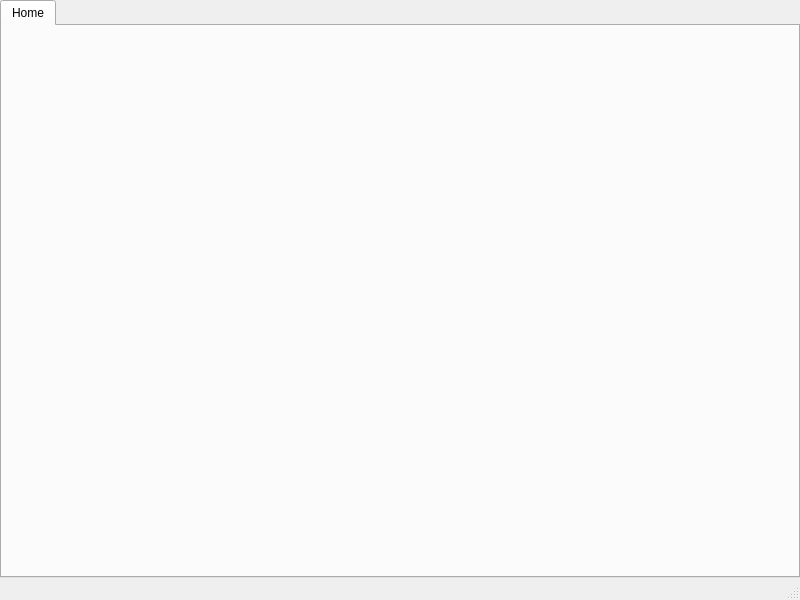
<?xml version="1.0" encoding="UTF-8"?>
<ui version="4.0">
 <class>MainWindow</class>
 <widget class="QMainWindow" name="MainWindow">
  <property name="geometry">
   <rect>
    <x>0</x>
    <y>0</y>
    <width>800</width>
    <height>600</height>
   </rect>
  </property>
  <property name="windowTitle">
   <string>MainWindow</string>
  </property>
  <widget class="QWidget" name="centralwidget">
   <layout class="QHBoxLayout" name="horizontalLayout">
    <property name="spacing">
     <number>0</number>
    </property>
    <property name="leftMargin">
     <number>0</number>
    </property>
    <property name="topMargin">
     <number>0</number>
    </property>
    <property name="rightMargin">
     <number>0</number>
    </property>
    <property name="bottomMargin">
     <number>0</number>
    </property>
    <item>
     <widget class="QTabWidget" name="main">
      <widget class="QWidget" name="home" native="true">
       <attribute name="title">
        <string>Home</string>
       </attribute>
       <layout class="QVBoxLayout" name="verticalLayout">
        <property name="spacing">
         <number>0</number>
        </property>
        <property name="leftMargin">
         <number>0</number>
        </property>
        <property name="topMargin">
         <number>0</number>
        </property>
        <property name="rightMargin">
         <number>0</number>
        </property>
        <property name="bottomMargin">
         <number>0</number>
        </property>
       </layout>
      </widget>
     </widget>
    </item>
   </layout>
  </widget>
  <widget class="QStatusBar" name="statusbar"/>
  <widget class="QMenuBar" name="menubar">
   <property name="geometry">
    <rect>
     <x>0</x>
     <y>0</y>
     <width>800</width>
     <height>22</height>
    </rect>
   </property>
  </widget>
  <action name="actionExtensions">
   <property name="text">
    <string>Extensions</string>
   </property>
  </action>
 </widget>
 <resources/>
 <connections/>
</ui>
